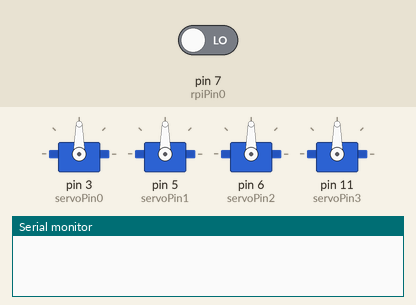
This sketch was run on a simulated Arduino Uno, built with avr-gcc and run on an emulated ATmega328P. On the bench: 4 × servo, the last lines printed to the serial monitor. Inputs (shaded band) come from the test bench; at power-on: pin 7 (rpiPin0) LOW.

Above: at 0.1 s.
At 1.1 s:
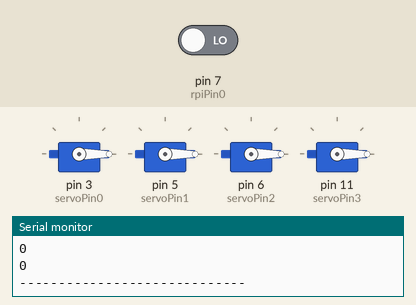
Timing chart, 0 to 2.6 s (numbered marks = the images above):
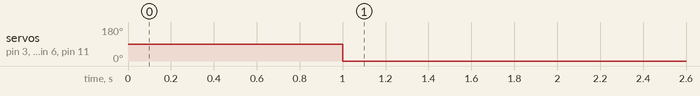

The sketch:

jitterfree_but_not_free.ino
```cpp
#include <Servo.h>

// sw pwm rpi
int rpiPin0 = 7;
int rpiPin1 = 8;
int rpiPin2 = 9;
int rpiPin3 = 10;

// servo pins
int servoPin0 = 3;
int servoPin1 = 5;
int servoPin2 = 6;
int servoPin3 = 11;

int tol = 150; // in microseconds

Servo servos[4];
int angle[4];
int curr_pulse[4];
int pulse_value;

void setup() {
  // put your setup code here, to run once:
  Serial.begin(9600);

	servos[0].attach(servoPin0);
	servos[1].attach(servoPin1);
	servos[2].attach(servoPin2);
	servos[3].attach(servoPin3);

  angle[0] = 0; angle[1] = 0; angle[2] = 0; angle[3] = 0;
  curr_pulse[0] = 0; curr_pulse[1] = 0; curr_pulse[2] = 0; curr_pulse[3] = 0;
  pulse_value = 0;

  pinMode(rpiPin0, INPUT);
  pinMode(rpiPin1, INPUT);
  pinMode(rpiPin2, INPUT);
  pinMode(rpiPin3, INPUT);
}

void loop() {

    pulse_value = pulseIn(rpiPin0, HIGH);
    if(abs(pulse_value - curr_pulse[0] ) > tol || abs(pulse_value - curr_pulse[0] ) < 20) {
      curr_pulse[0] = pulse_value;
      angle[0] = getAngleFromPulse(curr_pulse[0]);
    }

    /*pulse_value = pulseIn(rpiPin1, HIGH);
    if(abs(pulse_value - curr_pulse[1] ) > tol) {
      curr_pulse[1] = pulse_value;
      angle[1] = getAngleFromPulse(curr_pulse[1]);
    }

    pulse_value = pulseIn(rpiPin2, HIGH);
    if(abs(pulse_value - curr_pulse[2] ) > tol) {
      curr_pulse[2] = pulse_value;
      angle[2] = getAngleFromPulse(curr_pulse[2]);
    }

    pulse_value = pulseIn(rpiPin3, HIGH);
    if(abs(pulse_value - curr_pulse[3] ) > tol) {
      curr_pulse[3] = pulse_value;
      angle[3] = getAngleFromPulse(curr_pulse[3]);
    }*/

    Serial.println(pulse_value);
    Serial.println(curr_pulse[0]);
    Serial.println(angle[0]);
    Serial.println("-----------------------------");

		for(int i = 0; i <= 3; ++i) {
		  servos[i].write(angle[i]);
		}

}

int getAngleFromPulse(int pulse) {
  int angle;
  double duty = pulse/200.0;

  angle = ceil((duty - 2.5) / 10 * 180);

  if(angle < 0)
    angle = 0;
  else if(angle > 180)
    angle = 180;

  return angle;
}
```

Measured:
- by itself, servo on pin 3 (servoPin0), servo on pin 5 (servoPin1), servo on pin 6 (servoPin2), servo on pin 11 (servoPin3): 90° → 0° at 1.0 s
